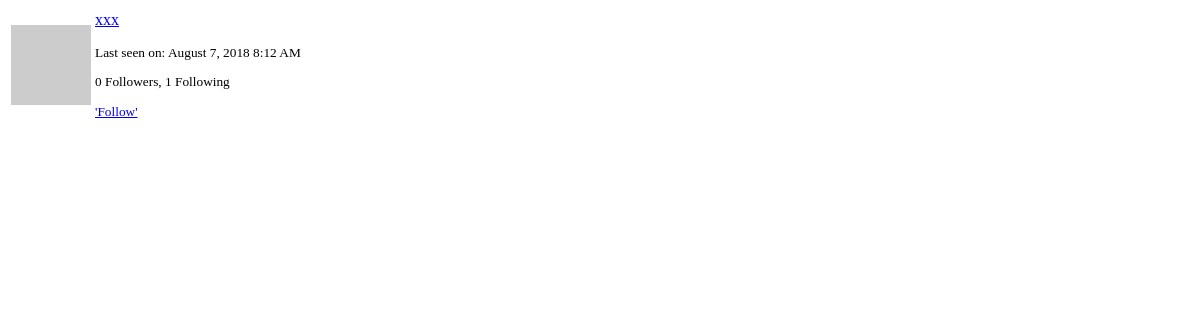
The app's page /user/xxx/popup (signed in), older data.
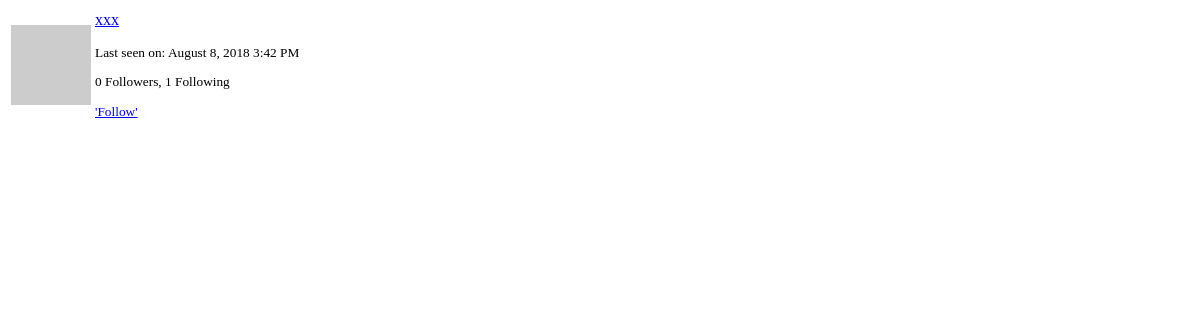
The same page, newer data.
### app/models.py (models this page shows, shortened)
class User(db.Model, UserMixin):
    __tablename__ = 'user'
    id = db.Column(db.Integer, primary_key=True)
    username = db.Column(db.String(64), index=True, unique=True)
    email = db.Column(db.String(120), index=True, unique=True)
    password_hash = db.Column(db.String(128))
    posts = db.relationship('Post', backref='author', lazy='dynamic')
    about_me = db.Column(db.String(140))
    last_seen = db.Column(db.DateTime, default=datetime.utcnow)
    followed = db.relationship(
        'User', secondary=followers,
        primaryjoin=(followers.c.follower_id == id),
        secondaryjoin=(followers.c.followed_id == id),
        backref=db.backref('followers', lazy='dynamic'),
        lazy='dynamic'
    )
    messages_sent = db.relationship('Message',
                                    foreign_keys='Message.sender_id',
                                    backref='author', lazy='dynamic')
    messages_received = db.relationship('Message',
                                        foreign_keys='Message.recipient_id',
                                        backref='recipient', lazy='dynamic')
    last_message_read_time = db.Column(db.DateTime)
    notifications = db.relationship('Notification', backref='user', lazy='dynamic')
    def avatar(self, size):
        digest = md5(self.email.lower().encode('utf-8')).hexdigest()
        return 'https://www.gravatar.com/avatar/{}?d=identicon&s={}'.format(digest, size)
    def is_following(self, user):
        return self.followed.filter(followers.c.followed_id == user.id).count() > 0

### app/main/views.py (the view)
@main.route('/user/<username>/popup')
@login_required
def user_popup(username):
    user = User.query.filter_by(username=username).first_or_404()
    return render_template('user_popup.html', user=user)

### app/main/views.py (called while the page is built)
@main.before_request
def before_request():
    if current_user.is_authenticated:
        current_user.last_seen = datetime.utcnow()
        db.session.commit()
        g.search_form = SearchForm()

### app/models.py (called while the page is built)
@login_manager.user_loader
def load_user(id):
    return User.query.get(int(id))

    @classmethod
    def before_commit(cls, session):
        session._changes = {
            'add': list(session.new),
            'update': list(session.dirty),
            'delete': list(session.deleted)
        }

    @classmethod
    def after_commit(cls, session):
        for obj in session._changes['add']:
            if isinstance(obj, SearchableMixin):
                add_to_index(obj.__tablename__, obj)
        for obj in session._changes['update']:
            if isinstance(obj, SearchableMixin):
                add_to_index(obj.__tablename__, obj)
        for obj in session._changes['delete']:
            if isinstance(obj, SearchableMixin):
                remove_from_index(obj.__tablename__, obj)
        session._changes = None

### app/templates/user_popup.html (shortened to what this page needs)
<table class="table">
    <tr>
        <td width="64" style="border: 0px;"><img src="{{ user.avatar(64) }}"></td>
        <td style="border: 0px;">
            <p><a href="{{ url_for('main.user_profile', username=user.username) }}">{{ user.username }}</a></p>
            <small>
                {% if user.last_seen %}
                <p>Last seen on: {{ moment(user.last_seen).format('LLL') }}</p>
                {% endif %}
                <p>{{ user.followers.count() }} Followers, {{ user.followed.count() }} Following</p>
                {% if user != current_user %}
                    {% if not current_user.is_following(user) %}
                    <a href="{{ url_for('main.follow', username=user.username) }}">'Follow'</a>
                    {% else %}
                    <a href="{{ url_for('main.unfollow', username=user.username) }}">{{ 'Unfollow' }}</a>
                    {% endif %}
                {% endif %}
            </small>
        </td>
    </tr>
</table>

Row changes from the older to the newer data that the page shows:
changed User "xxx": last_seen "August 7, 2018 8:12 AM" → "August 8, 2018 3:42 PM"
